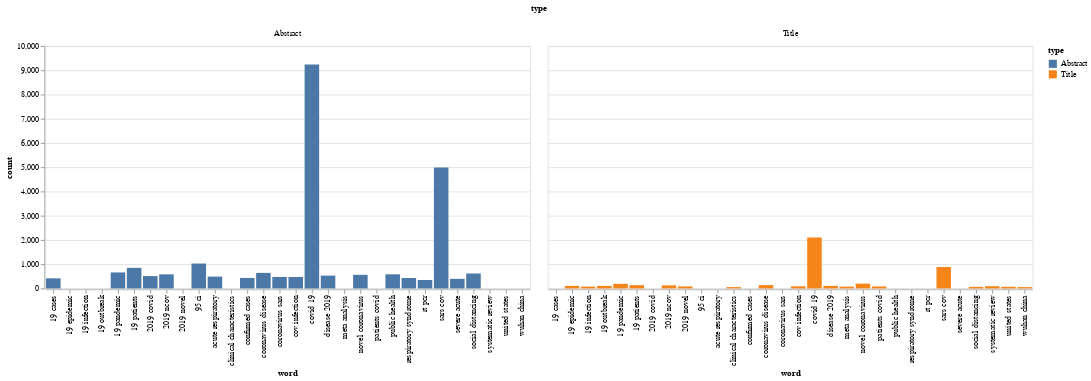

Source (notebook cell):
### Code cell
bigrams=get_top_gram(df["Abstract"],(2,2),20)
bigrams_title=get_top_gram(df["Title of preprint"],(2,2),20)
d={"word":[],"count":[],"type":[]}
for i in bigrams:
    d["word"].append(i[0])
    d["count"].append(i[1])
    d["type"].append("Abstract")
for i in bigrams_title:
    d["word"].append(i[0])
    d["count"].append(i[1])
    d["type"].append("Title")
count_df=pd.DataFrame(d)

source = count_df

alt.Chart(source).mark_bar().encode(
    tooltip=["word","count"],
    column='type',
    x='word',
    y='count',
    color='type'
)

### Figure 1 — Vega-Lite specification as saved in the notebook (floating-point values rounded to 4 significant figures)
{"config": {"view": {"continuousWidth": 400, "continuousHeight": 300}}, "data": {"name": "data-13ff59b061af7091b64656cc6f98eb04"}, "mark": "bar", "encoding": {"color": {"type": "nominal", "field": "type"}, "column": {"type": "nominal", "field": "type"}, "tooltip": [{"type": "nominal", "field": "word"}, {"type": "quantitative", "field": "count"}], "x": {"type": "nominal", "field": "word"}, "y": {"type": "quantitative", "field": "count"}}, "$schema": "https://vega.github.io/schema/vega-lite/v4.8.1.json", "datasets": {"data-13ff59b061af7091b64656cc6f98eb04": [{"word": "covid 19", "count": 9236, "type": "Abstract"}, {"word": "sars cov", "count": 4989, "type": "Abstract"}, {"word": "95 ci", "count": 1028, "type": "Abstract"}, {"word": "19 patients", "count": 850, "type": "Abstract"}, {"word": "19 pandemic", "count": 661, "type": "Abstract"}, {"word": "coronavirus disease", "count": 642, "type": "Abstract"}, {"word": "social distancing", "count": 617, "type": "Abstract"}, {"word": "public health", "count": 584, "type": "Abstract"}, {"word": "2019 ncov", "count": 582, "type": "Abstract"}, {"word": "novel coronavirus", "count": 563, "type": "Abstract"}, {"word": "disease 2019", "count": 530, "type": "Abstract"}, {"word": "2019 covid", "count": 511, "type": "Abstract"}, {"word": "acute respiratory", "count": 490, "type": "Abstract"}, {"word": "coronavirus sars", "count": 475, "type": "Abstract"}, {"word": "cov infection", "count": 474, "type": "Abstract"}, {"word": "confirmed cases", "count": 434, "type": "Abstract"}, {"word": "respiratory syndrome", "count": 432, "type": "Abstract"}, {"word": "19 cases", "count": 417, "type": "Abstract"}, {"word": "severe acute", "count": 396, "type": "Abstract"}, {"word": "rt pcr", "count": 348, "type": "Abstract"}, {"word": "covid 19", "count": 2103, "type": "Title"}, {"word": "sars cov", "count": 884, "type": "Title"}, {"word": "novel coronavirus", "count": 199, "type": "Title"}, {"word": "19 pandemic", "count": 191, "type": "Title"}, {"word": "coronavirus disease", "count": 139, "type": "Title"}, {"word": "19 patients", "count": 136, "type": "Title"}, {"word": "2019 ncov", "count": 128, "type": "Title"}, {"word": "19 outbreak", "count": 106, "type": "Title"}, {"word": "19 epidemic", "count": 105, "type": "Title"}, {"word": "disease 2019", "count": 105, "type": "Title"}, {"word": "systematic review", "count": 92, "type": "Title"}, {"word": "cov infection", "count": 89, "type": "Title"}, {"word": "2019 novel", "count": 84, "type": "Title"}, {"word": "patients covid", "count": 83, "type": "Title"}, {"word": "19 infection", "count": 76, "type": "Title"}, {"word": "meta analysis", "count": 74, "type": "Title"}, {"word": "united states", "count": 68, "type": "Title"}, {"word": "social distancing", "count": 65, "type": "Title"}, {"word": "clinical characteristics", "count": 57, "type": "Title"}, {"word": "wuhan china", "count": 56, "type": "Title"}]}}
